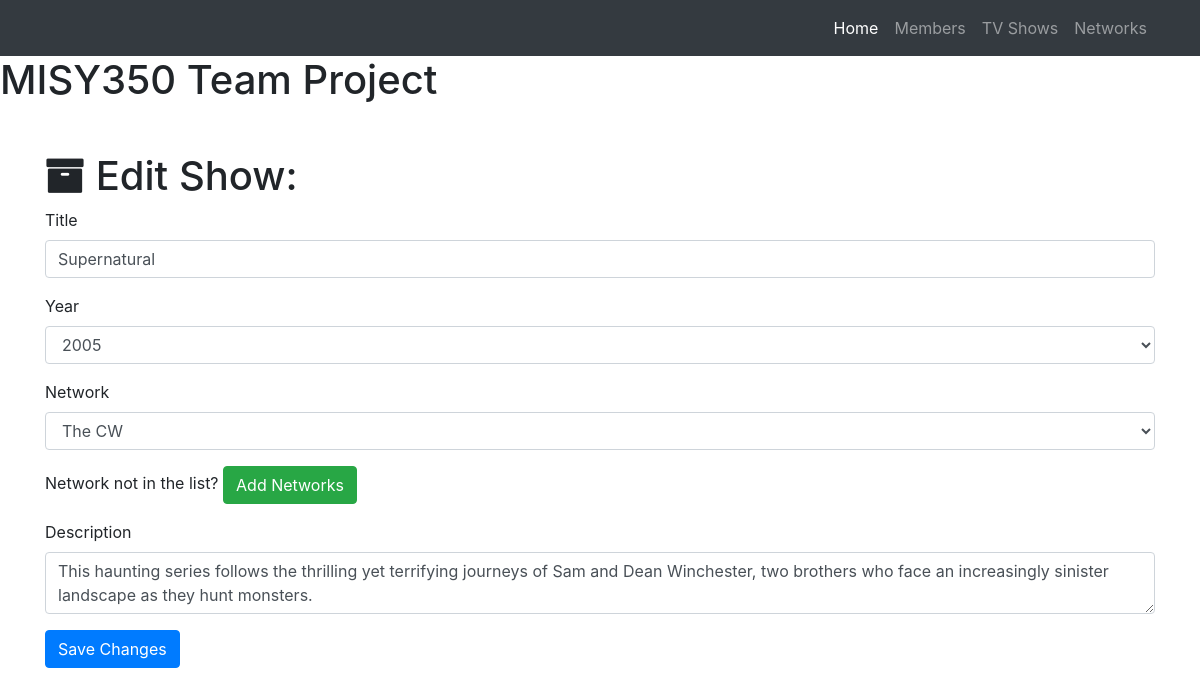
/tvshow/edit/1, run on an earlier commit of the app's database.
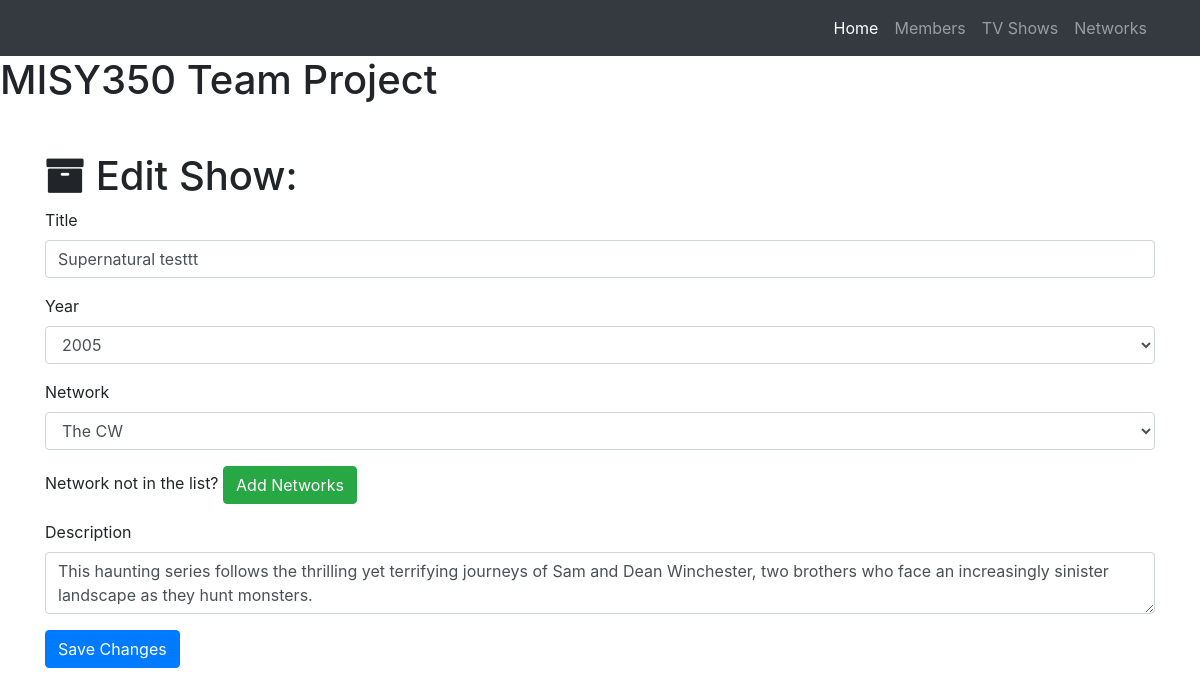
And on a later commit of the database.
### project.py (models this page shows)
class Show(db.Model):
    __tablename__ = 'shows'
    id = db.Column(db.Integer, primary_key=True)
    title = db.Column(db.String(256))
    year = db.Column(db.Integer)
    description = db.Column(db.Text)
    network_id = db.Column(db.Integer, db.ForeignKey('networks.id'))

### project.py (the view, shortened to what this page needs)
@app.route('/tvshow/edit/<int:id>', methods=['GET', 'POST'])
def edit_show(id):
    show = Show.query.filter_by(id=id).first()
    networks = Network.query.all()
    if request.method == 'GET':
        return render_template('tvshow-edit.html', show=show, networks=networks)

### templates/tvshow-edit.html (shortened to what this page needs)
{% extends "home-page.html"%}
{% block page_content%}
  <div class="container">
    <h1 class="mt-5"><i class="fa fa-archive" aria-hidden="true"></i> Edit Show:</h1>
    <form action="/tvshow/edit/{{show.id}}" method="post">
      <div class="form-group">
        <label>Title</label>
        <input class="form-control" type="text" name="title" value="{{show.title}}" required="true">
      </div>
      <div class="form-group">
        <label>Year</label>
        <select class="form-control" name="year">
          {% for i in range(1950, 2025) %}
            {% if i == show.year %}
              <option selected="selected">{{i}}</option>
            {% else %}
              <option>{{i}}</option>
            {% endif %}
          {% endfor %}
        </select>
      </div>
      <div class="form-group">
        <label>Network</label>
        <select class="form-control" name="network">
          {% for network in networks %}
            {% if network == show.network %}
              <option selected="selected">{{network.name}}</option>
            {% else %}
              <option>{{network.name}}</option>
            {% endif %}
          {% endfor %}
        </select>
      </div>
      <div class="form-group">
        Network not in the list? <a href="/network/add" class="btn btn-success" role="button" aria-disabled="true">Add Networks</a>
      </div>
      <div class="form-group">
        <label>Description</label>
        <textarea class="form-control" name="description" required="true">{{show.description}}</textarea>
      </div>
      <button type="submit" class="btn btn-primary">Save Changes</button>
    </form>
  </div>
{% endblock%}

What changed in the data, as far as the page shows it:
changed Show: title "Supernatural" → "Supernatural testtt"
